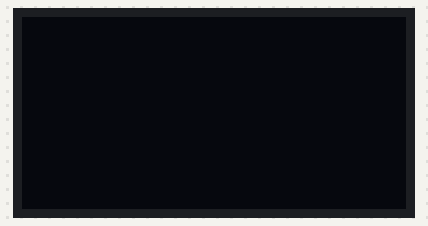
The sketch below on a simulated ESP32. Shown: 128×64 one-colour display.

Above: at 0.1 s.
At 1.1 s:
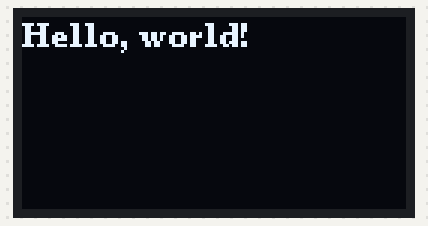
At 2.1 s:
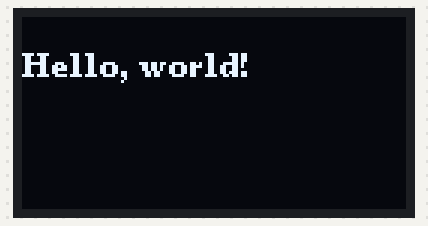
At 3.1 s:
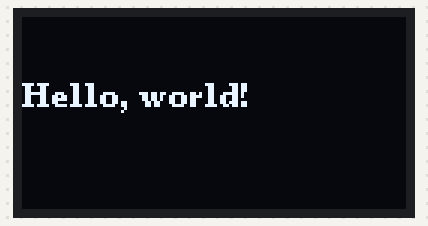
At 4.1 s:
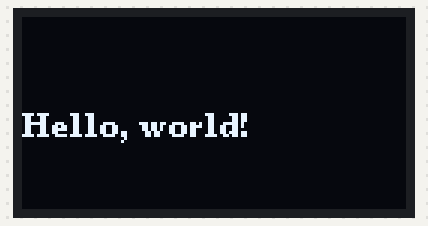
At 6.1 s:
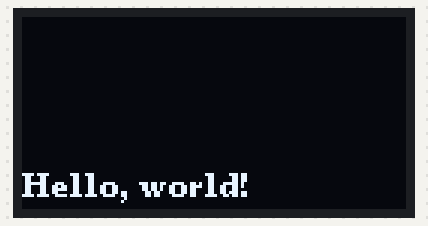

Measured:
- by itself, everything shown: repeats every 6.0 s, in 6 steps
- what the display in image 1 shows lasts 1.0 s, from 1.0 s to 2.0 s

The sketch:

oled_display_ssh1106_move.ino
```cpp
/*
ESP32 - Print a moving "Hello World" in a ssh1106 128x64 oled display display

VDD to 3.3v
GND to GND
SCK to G22
SDA to G21

TIP: Make sure you have the U8g2 library installed in Arduino IDE
*/

#include <U8g2lib.h>
#include <Wire.h>

// Constructor for SH1106 128x64 I2C
U8G2_SH1106_128X64_NONAME_F_HW_I2C u8g2(U8G2_R0, /* reset=*/ U8X8_PIN_NONE);

// Initial Y position of the text
const int initialPosition = 10;
int yPos = initialPosition;
unsigned long previousMillis = 0; // Store the last time the text was updated
const long interval = 1000; // Interval at which to update the text (milliseconds)

void setup() {
  // Initialize the display
  u8g2.begin();
  u8g2.enableUTF8Print(); // Enable UTF8 support for the Arduino print() function
  u8g2.setFont(u8g2_font_ncenB08_tr); // Choose a suitable font
}

void loop() {
  unsigned long currentMillis = millis(); // Get the current time

  // Check if it's time to update the text position
  if (currentMillis - previousMillis >= interval) {
    previousMillis = currentMillis; // Save the current time

    // Clear the buffer
    u8g2.clearBuffer();

    // Draw "Hello, world!" at the current Y position
    u8g2.drawStr(0, yPos, "Hello, world!");

    // Send the buffer to the display
    u8g2.sendBuffer();

    // Update the Y position
    yPos += 10; // Move the text down by 10 pixels

    // Reset to the top if the text reaches the bottom
    if (yPos > u8g2.getHeight()) {
      yPos = initialPosition; // Reset to the top
    }
  }
}
```
